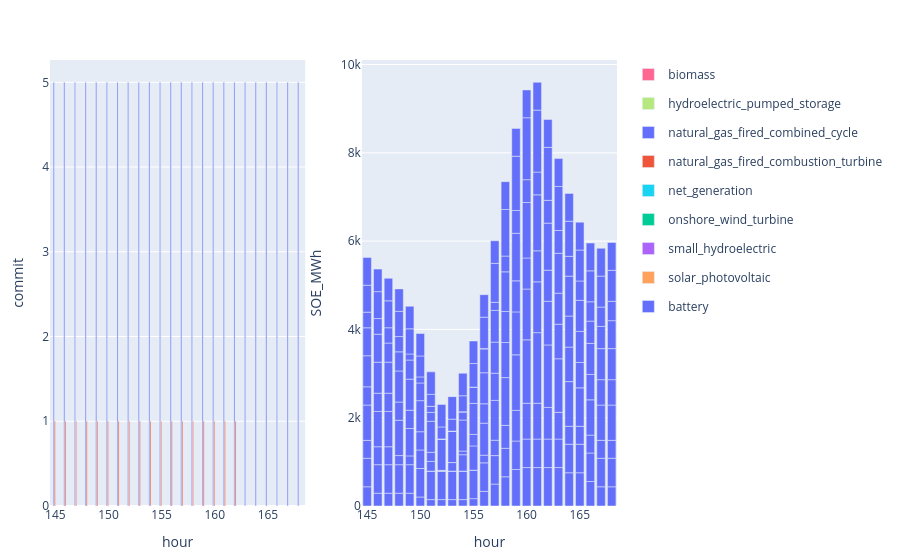

Write notebook code for a chart like this one.
### Code cell
to_plot = commit_uc[(commit_uc.configuration .== config_2) .&  (commit_uc.day .== day_),:] 
p1 = plot(to_plot, x = :hour, y = :commit,  kind = "bar", color = :resource, stackgroup = 1) #Layout(barmode="stack"))

to_plot = s_uc.storage[(s_uc.storage.configuration .== config_2) .&  (s_uc.storage.day .== day_),:]
p2 = plot(to_plot, x = :hour , y = :SOE_MWh, color = :resource, kind = "bar", Layout(barmode="stack")) 
[p1 p2]

### Figure 1 — Plotly figure (JSON) as saved in the notebook; plotly's stock layout.template omitted (floating-point values rounded to 4 significant figures; data arrays with more than 128 entries replaced by an {"elided": "..."} marker saying what was removed)
{"data": [{"legendgroup": "biomass", "marker": {"color": "#FF6692"}, "name": "biomass", "showlegend": true, "stackgroup": 1, "type": "bar", "x": [145, 146, 147, 148, 149, 150, 151, 152, 153, 154, 155, 156, 157, 158, 159, 160, 161, 162, 163, 164, 165, 166, 167, 168], "xaxis": "x1", "y": [null, null, null, null, null, null, null, null, null, null, null, null, null, null, null, null, null, null, null, null, null, null, null, null], "yaxis": "y1"}, {"legendgroup": "hydroelectric_pumped_storage", "marker": {"color": "#B6E880"}, "name": "hydroelectric_pumped_storage", "showlegend": true, "stackgroup": 1, "type": "bar", "x": [145, 146, 147, 148, 149, 150, 151, 152, 153, 154, 155, 156, 157, 158, 159, 160, 161, 162, 163, 164, 165, 166, 167, 168], "xaxis": "x1", "y": [null, null, null, null, null, null, null, null, null, null, null, null, null, null, null, null, null, null, null, null, null, null, null, null], "yaxis": "y1"}, {"legendgroup": "natural_gas_fired_combined_cycle", "marker": {"color": "#636efa"}, "name": "natural_gas_fired_combined_cycle", "showlegend": true, "stackgroup": 1, "type": "bar", "x": [145, 146, 147, 148, 149, 150, 151, 152, 153, 154, 155, 156, 157, 158, 159, 160, 161, 162, 163, 164, 165, 166, 167, 168], "xaxis": "x1", "y": [5, 5, 5, 5, 5, 5, 5, 5, 5, 5, 5, 5, 5, 5, 5, 5, 5, 5, 5, 5, 5, 5, 5, 5], "yaxis": "y1"}, {"legendgroup": "natural_gas_fired_combustion_turbine", "marker": {"color": "#EF553B"}, "name": "natural_gas_fired_combustion_turbine", "showlegend": true, "stackgroup": 1, "type": "bar", "x": [145, 146, 147, 148, 149, 150, 151, 152, 153, 154, 155, 156, 157, 158, 159, 160, 161, 162, 163, 164, 165, 166, 167, 168], "xaxis": "x1", "y": [1, 1, 1, 1, 1, 1, 1, 1, 1, 1, 1, 1, 1, 1, 1, 1, 1, 1, 0, 0, 0, 0, 0, 0], "yaxis": "y1"}, {"legendgroup": "net_generation", "marker": {"color": "#19d3f3"}, "name": "net_generation", "showlegend": true, "stackgroup": 1, "type": "bar", "x": [145, 146, 147, 148, 149, 150, 151, 152, 153, 154, 155, 156, 157, 158, 159, 160, 161, 162, 163, 164, 165, 166, 167, 168], "xaxis": "x1", "y": [null, null, null, null, null, null, null, null, null, null, null, null, null, null, null, null, null, null, null, null, null, null, null, null], "yaxis": "y1"}, {"legendgroup": "onshore_wind_turbine", "marker": {"color": "#00cc96"}, "name": "onshore_wind_turbine", "showlegend": true, "stackgroup": 1, "type": "bar", "x": [145, 146, 147, 148, 149, 150, 151, 152, 153, 154, 155, 156, 157, 158, 159, 160, 161, 162, 163, 164, 165, 166, 167, 168], "xaxis": "x1", "y": [null, null, null, null, null, null, null, null, null, null, null, null, null, null, null, null, null, null, null, null, null, null, null, null], "yaxis": "y1"}, {"legendgroup": "small_hydroelectric", "marker": {"color": "#ab63fa"}, "name": "small_hydroelectric", "showlegend": true, "stackgroup": 1, "type": "bar", "x": [145, 146, 147, 148, 149, 150, 151, 152, 153, 154, 155, 156, 157, 158, 159, 160, 161, 162, 163, 164, 165, 166, 167, 168], "xaxis": "x1", "y": [null, null, null, null, null, null, null, null, null, null, null, null, null, null, null, null, null, null, null, null, null, null, null, null], "yaxis": "y1"}, {"legendgroup": "solar_photovoltaic", "marker": {"color": "#FFA15A"}, "name": "solar_photovoltaic", "showlegend": true, "stackgroup": 1, "type": "bar", "x": [145, 146, 147, 148, 149, 150, 151, 152, 153, 154, 155, 156, 157, 158, 159, 160, 161, 162, 163, 164, 165, 166, 167, 168], "xaxis": "x1", "y": [null, null, null, null, null, null, null, null, null, null, null, null, null, null, null, null, null, null, null, null, null, null, null, null], "yaxis": "y1"}, {"legendgroup": "battery", "marker": {"color": "#636efa"}, "name": "battery", "showlegend": true, "type": "bar", "x": {"elided": "240 int values"}, "xaxis": "x2", "y": {"elided": "240 float values"}, "yaxis": "y2"}], "layout": {"margin": {"b": 50, "l": 50, "r": 50, "t": 60}, "xaxis1": {"anchor": "y1", "domain": [0, 0.45], "title": {"text": "hour"}}, "xaxis2": {"anchor": "y2", "domain": [0.55, 1], "title": {"text": "hour"}}, "yaxis1": {"anchor": "x1", "domain": [0, 1], "title": {"text": "commit"}}, "yaxis2": {"anchor": "x2", "domain": [0, 1], "title": {"text": "SOE_MWh"}}}}
